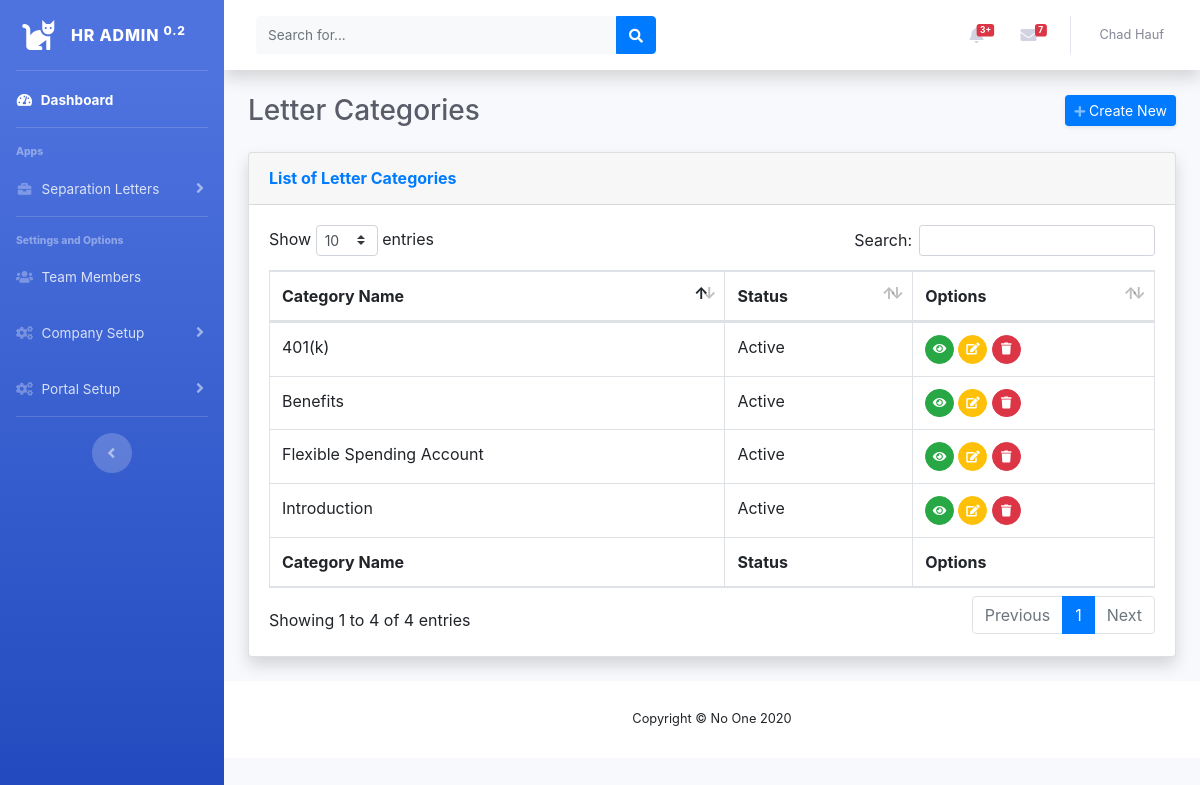
/separationletter/category/, run on the app's committed database.
### separation_letter/models.py (models this page shows, shortened)
class LetterCategories(models.Model):
    name = models.CharField(max_length=50, verbose_name='Category Name')
    date_added = models.DateTimeField(auto_now_add=True)
    date_modified = models.DateTimeField(auto_now=True)
    CATEGORY_STATUS = (
        ('a', 'Active'),
        ('i', 'Inactive'),
    )
    status = models.CharField(
        max_length=1,
        choices=CATEGORY_STATUS,
        default='a',
    )
    class Meta:
        ordering = ['name']

### separation_letter/views.py (the view)
# urls.py: path('category/', views.category, name='category'),
def category(request):
    categories = LetterCategories.objects.all()
    context = {'categories': categories}
    return render(request, 'separation_letter/category/category.html', context)

### separation_letter/templates/separation_letter/category/category.html (shortened to what this page needs)
{% extends "hr_web_app/base.html" %}
{% load static %}
{% block header %}
<div class="d-sm-flex align-items-center justify-content-between mb-4">
    <h1 class="h3 mb-0 text-gray-800">Letter Categories</h1>
    <a href="{% url 'separation_letter:new_category' %}" class="d-none d-sm-inline-block btn btn-sm btn-primary shadow-sm"><i class="fas fa-plus fa-sm text-white-50"></i> Create New</a>
</div>
{% endblock %}
{% block page_content %}
<div class="card shadow mb-4">
    <div class="card-header py-3">
        <h6 class="m-0 font-weight-bold text-primary">List of Letter Categories</h6>
    </div>
    <div class="card-body">
        <div class="table-responsive">
            <table class="table table-bordered" id="dataTable" width="100%" cellspacing="0">
                <thead>
                <tr>
                    <th>Category Name</th>
                    <th>Status</th>
                    <th>Options</th>
                </tr>
                </thead>
                <tfoot>
                <tr>
                    <th>Category Name</th>
                    <th>Status</th>
                    <th>Options</th>
                </tr>
                </tfoot>
                <tbody>
                {% for category in categories %}
                <tr>
                    <td>{{ category.name }}</td>
                    <td>{{ category.get_status_display }}</td>
                    <td>
                        <a href="{% url 'separation_letter:view_category' category.id %}" class="btn btn-success btn-circle btn-sm"><i class="fas fa-eye"></i></a>
                        <a href="{% url 'separation_letter:edit_category' category.id %}" class="btn btn-warning btn-circle btn-sm"><i class="fas fa-edit" style="color:white"></i></a>
                        <a href="{% url 'separation_letter:delete_category' category.id %}" class="btn btn-danger btn-circle btn-sm"><i class="fas fa-trash"></i></a>
                    </td>
                </tr>
                {% endfor %}
                </tbody>
            </table>
        </div>
    </div>
</div>
{% endblock %}
{% block custom_styles %}
    <link href="{% static 'css/dataTables.bootstrap4.min.css' %}" rel="stylesheet">
{% endblock %}

### data on the page
LetterCategories: name "401(k)", status "Active"
LetterCategories: name "Benefits", status "Active"
LetterCategories: name "Flexible Spending Account", status "Active"
LetterCategories: name "Introduction", status "Active"
